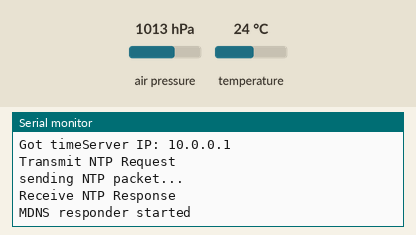
This sketch was run on a simulated ESP8266 (NodeMCU). Parts: the last lines printed to the serial monitor. The test bench sets the inputs (shaded band); at power-on: air pressure 1013 hPa, temperature 24 °C. WiFi joins after 1.5 s; servers stay silent unless stated; storage starts empty.

Above: at 2.7 s.
2.8 s: air pressure set to 952 hPa
At 10.7 s:
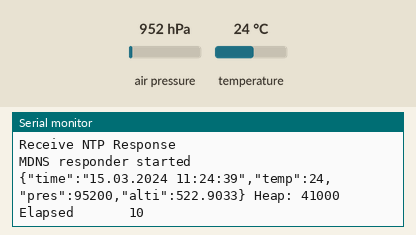
11.5 s: temperature set to 12 °C
18.4 s: air pressure set to 975 hPa
At 21.3 s:
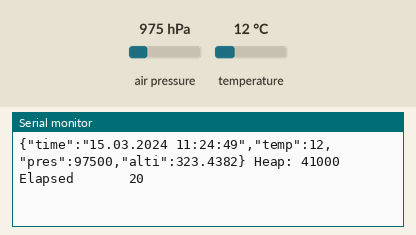

Measured:
- after the input at 2.8 s, the serial monitor: prints a new line after 7.2 s (image 1)
- after the input at 18.4 s, the serial monitor: prints a new line after 1.6 s (image 2)

The sketch:

ESP8266_NTP_BMP_json.ino
```cpp
#include <Adafruit_BMP085.h>
#include <Arduino.h>
#include <ArduinoJson.h>
#include <ESP8266WiFi.h>
#include <ESP8266mDNS.h>
#include <FS.h>
#include <Time.h>
#include <WiFiUdp.h>
#include <Wire.h>

MDNSResponder mdns;

Adafruit_BMP085 bmp;

void setup() {

  Serial.begin(115200);
  Serial.println("Booting");
  Serial.println();
  Serial.printf("Sketch size: %u\n", ESP.getSketchSize());
  Serial.printf("Free size: %u\n", ESP.getFreeSketchSpace());
  Serial.printf("Heap: %u\n", ESP.getFreeHeap());
  Serial.printf("Boot Vers: %u\n", ESP.getBootVersion());
  Serial.printf("CPU: %uMHz\n", ESP.getCpuFreqMHz());
  Serial.printf("SDK: %u\n", ESP.getSdkVersion());
  Serial.printf("Chip ID: %u\n", ESP.getChipId());
  Serial.printf("Flash ID: %u\n", ESP.getFlashChipId());
  Serial.printf("Flash Size: %u\n", ESP.getFlashChipRealSize());
  Serial.printf("Vcc: %u\n", ESP.getVcc());

  if (SPIFFS.begin()) {
    Serial.println(F("SPIFFS Mount succesfull"));
  }
  Serial.printf("\nConnecting ...");

  WiFi.begin();
  while (WiFi.waitForConnectResult() != WL_CONNECTED) {
    WiFi.begin();
    Serial.println("Retrying connection...");
    //    Serial.println("Connection Failed! Rebooting...");
    //    delay(5000);minicom
    //    ESP.restart();
  }

  Serial.printf("\nWiFi connected\nIP address: %s\n",
                WiFi.localIP().toString().c_str());
  // c_str() on the string object, which returns a pointer to a null-terminated
  // string.
  // C function does not understand C++ objects

  Wire.begin(D4, D3);
  bmp.begin();

  setupNtp();

  if (mdns.begin("esp8266", WiFi.localIP())) {
    Serial.println("MDNS responder started");
  }

  File f = SPIFFS.open("/data.json", "w");
  if (!f) {
    Serial.println(F("open for write failed"));
  }
  f.write('var jdata = [\\\n');
  f.close();
}

char tmpstr[40];

const unsigned long postRate = 10000;
unsigned long lastPost = 0;

void loop() {
  // int32_t beginWait = millis();

  if (lastPost + postRate <= millis()) {
    digitalClockDisplay();
    lastPost = millis();
  }
}
// if (millis() % 10000 == 0) {
// digitalClockDisplay(); delay(1);
// yield();
//}

// while (millis() - beginWait < 10000) {
//  yield();
// }

void digitalClockDisplay() {
  // digital clock display of the time
  static char buf[20] = {0};
  StaticJsonBuffer<200> jsonBuffer;

  sprintf(buf, "%02d.%02d.%d %02d:%02d:%02d\0", day(), month(), year(), hour(),
          minute(), second());
  JsonObject &root = jsonBuffer.createObject();
  root["time"] = buf;
  root["temp"] = bmp.readTemperature();
  root["pres"] = bmp.readPressure();
  root["alti"] = bmp.readAltitude();
  root.printTo(Serial);

  File f = SPIFFS.open("/data.json", "a");
  if (!f) {
    Serial.println(F("open for write failed"));
    return;
  }
  root.printTo(f);
  f.write(',\\\n'); // ,\\new line!!!
  f.close();

  ElapsedStr(tmpstr);
  Serial.printf(" Heap: %u %s\n", ESP.getFreeHeap(), tmpstr);
}
```

ElapsedStr.ino
```cpp
#include <Arduino.h>

void ElapsedStr( char *str ) {

  unsigned long sec, minute, hour;

  sec = millis() / 1000;
  minute = ( sec % 3600 ) / 60;
  hour = sec / 3600;
  sprintf( str, "Elapsed " );
  if ( hour == 0 ) {
    sprintf( str, "%s   ", str );
  } else {
    sprintf( str, "%s%2d:", str, hour );
  }
  if ( minute >= 10 ) {
    sprintf( str, "%s%2d:", str, minute );
  } else {
    if ( hour != 0 ) {
      sprintf( str, "%s0%1d:", str, minute );
    } else {
      sprintf( str, "%s ", str );
      if ( minute == 0 ) {
        sprintf( str, "%s  ", str );
      } else {
        sprintf( str, "%s%1d:", str, minute );
      }
    }
  }
  if ( ( sec % 60 ) < 10 ) {
    sprintf( str, "%s0%1d", str, ( sec % 60 ) );
  } else {
    sprintf( str, "%s%2d", str, ( sec % 60 ) );
  }

}
```

ntp.ino
```cpp
#include <Arduino.h>

// NTP Servers:
const char* ntpServerName = "time.nist.gov";
const int timeZone = 1;     // Central European Time
IPAddress timeServer;

// A UDP instance to let us send and receive packets over UDP
WiFiUDP udp;

unsigned int localPort = 8888;  // local port to listen for UDP packets

void setupNtp()
{
    udp.begin(localPort);
    Serial.print("Local port: "); Serial.println(udp.localPort() );

    //get a random server from the pool
    WiFi.hostByName(ntpServerName, timeServer);
    Serial.println("Got timeServer IP: " + timeServer.toString() );

    // Tell the Time library where to get time from
    // It also update itself periodically to prevent drift
    setSyncProvider(getNtpTime);

    // Wait until we have a time!
    while(timeStatus() == timeNotSet) {yield();}
}

const int NTP_PACKET_SIZE = 48;     // NTP time is in the first 48 bytes of message
byte packetBuffer[NTP_PACKET_SIZE]; // buffer to hold incoming & outgoing packets

time_t getNtpTime()
{
  while (udp.parsePacket() > 0) ; // discard any previously received packets
  Serial.println("Transmit NTP Request");
  sendNTPpacket(timeServer);
  uint32_t beginWait = millis();
  while (millis() - beginWait < 1500) {
    int size = udp.parsePacket();
    if (size >= NTP_PACKET_SIZE) {
      Serial.println("Receive NTP Response");
      udp.read(packetBuffer, NTP_PACKET_SIZE);  // read packet into the buffer
      unsigned long secsSince1900;
      // convert four bytes timestamp starting at location 40 to a long integer
      secsSince1900 =  (unsigned long)packetBuffer[40] << 24;
      secsSince1900 |= (unsigned long)packetBuffer[41] << 16;
      secsSince1900 |= (unsigned long)packetBuffer[42] << 8;
      secsSince1900 |= (unsigned long)packetBuffer[43];

      // Unix time starts on Jan 1 1970. In seconds, that's 2208988800:
      const unsigned long seventyYears = 2208988800UL;
      // subtract seventy years:
      unsigned long epoch = secsSince1900 - seventyYears + timeZone * SECS_PER_HOUR;
      // return Unix time:
      return epoch;
    }
  }
  Serial.println("No NTP Response :-(");
  return 0; // return 0 if unable to get the time
}

// send an NTP request to the time server at the given address
void sendNTPpacket(IPAddress &address)
{
  Serial.println("sending NTP packet...");
  // set all bytes in the buffer to 0
  memset(packetBuffer, 0, NTP_PACKET_SIZE);
  // Initialize values needed to form NTP request
  // (see URL above for details on the packets)
  packetBuffer[0] = 0b11100011;   // LI, Version, Mode
  packetBuffer[1] = 0;     // Stratum, or type of clock
  packetBuffer[2] = 6;     // Polling Interval
  packetBuffer[3] = 0xEC;  // Peer Clock Precision
  // 8 bytes of zero for Root Delay & Root Dispersion
  packetBuffer[12]  = 49;
  packetBuffer[13]  = 0x4E;
  packetBuffer[14]  = 49;
  packetBuffer[15]  = 52;
  // all NTP fields have been given values, now
  // you can send a packet requesting a timestamp:
  udp.beginPacket(address, 123); //NTP requests are to port 123
  udp.write(packetBuffer, NTP_PACKET_SIZE);
  udp.endPacket();
}
```
